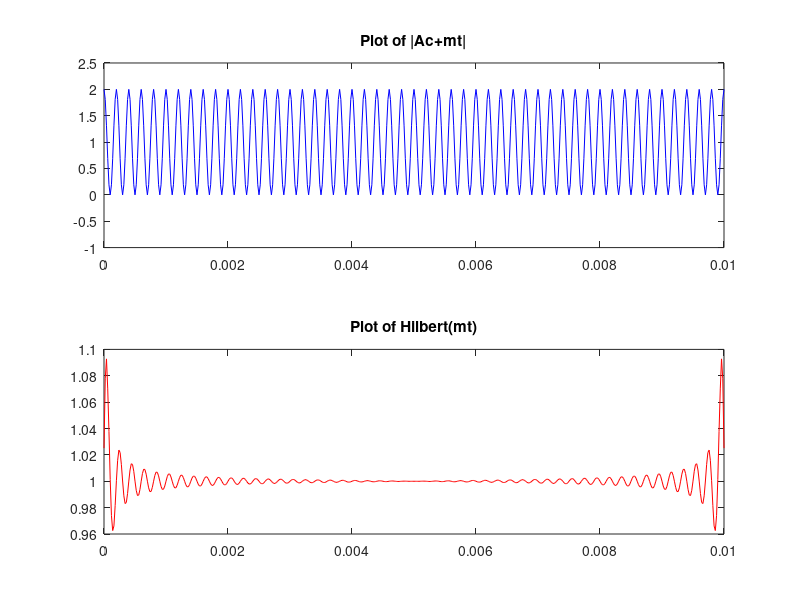

MATLAB code to generate this figure:
% Apoorv Singh 2019151
% PCS Assignment-3 Problem-2 Part3

Ac = 1; %Amplitude
fm = 5000; %fm = 5kHz 
t = 0:1/50000:50*(1/fm); %Defining the x-axis
mt = cos(2*pi*fm*t); %m(t) signal
mt_h = hilbert(mt); %Hilbert transform of m(t) signal
subplot(2,1,1); %Using subplot to plot two plots on same window
plot(t, abs(Ac+mt),'b') %Plotting |Ac+mt|
title('Plot of |Ac+mt|')
ylim([-1 2.5]) %Defining the limits on y-axis
subplot(2,1,2) %Using subplot to plot second plot on the same window
plot(t, abs(mt_h), 'r') %Plotting |Hilbert transform of mt|
title('Plot of Hilbert(mt)')

% In the plot we can see |Ac+mt| > Hilbert(mt). Hence verified.